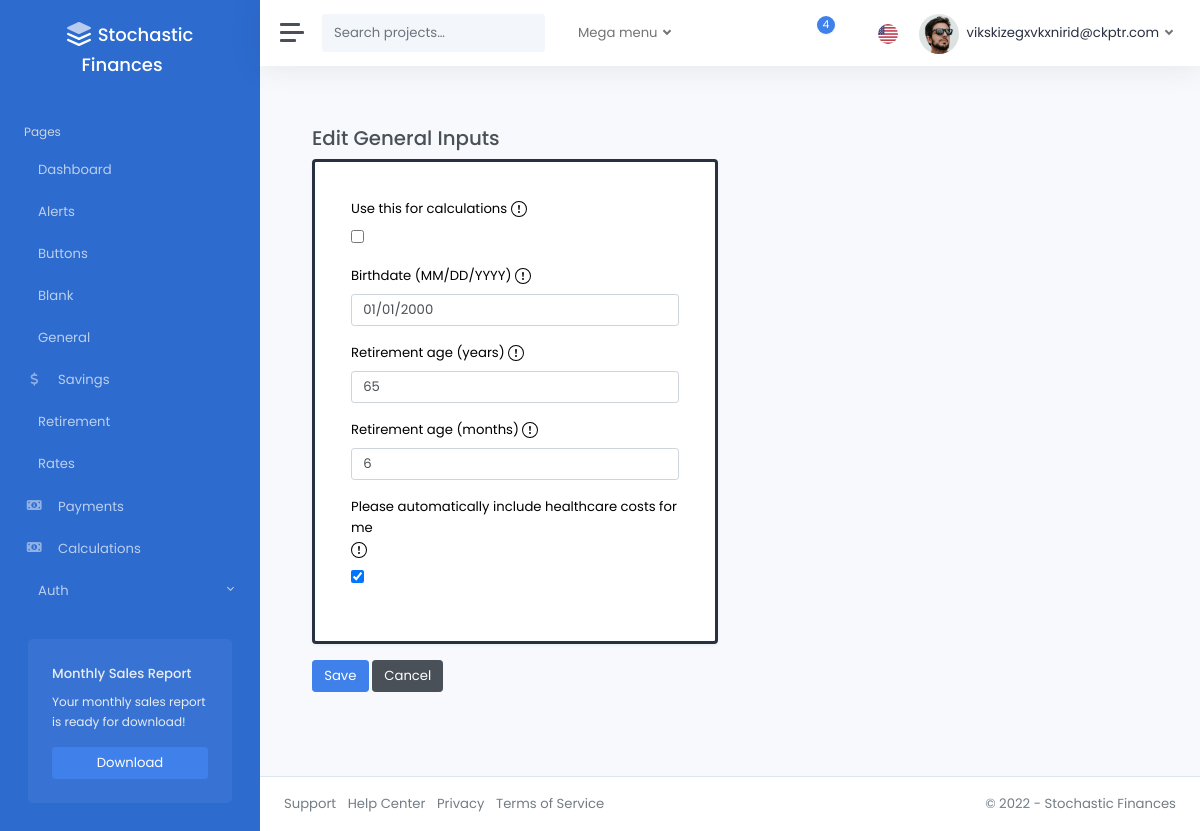
Page /general/5/edit/ (signed in) on the earlier database version.
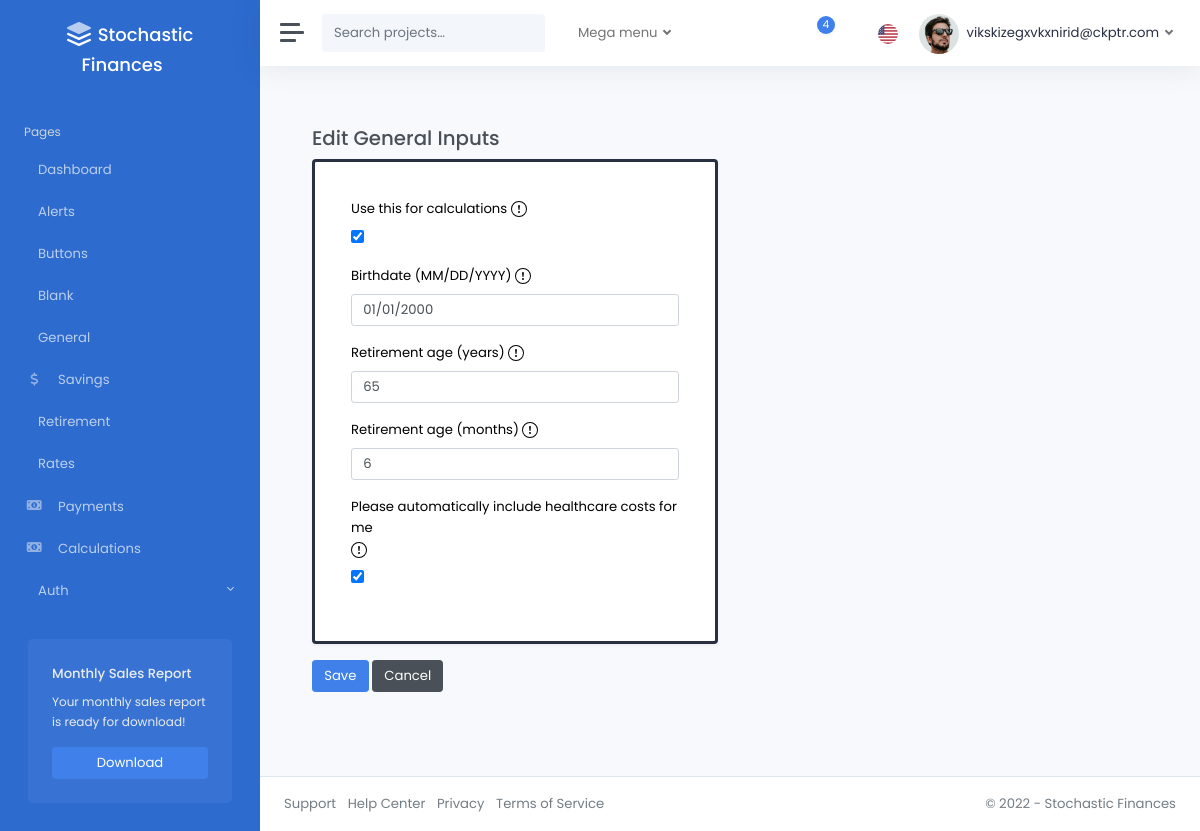
Same page on the later database version.
### pages/models.py (models this page shows)
class GeneralInputsModel(models.Model):
    is_active = models.BooleanField(
        default=False,
    )
    birthdate = models.DateField(
        validators=[validate_range_birthdate],
    )
    retirement_age_yrs = models.IntegerField(
        validators=[validate_range_age_yrs],
    )
    retirement_age_mos = models.IntegerField(
        validators=[validate_range_age_mos],
    )
    add_healthcare = models.BooleanField(
        default=False,
    )
    created_by = models.ForeignKey(
        CustomUser,
        related_name="general_inputs",
        on_delete=models.CASCADE,
        null=True,
        blank=True,
    )
    modified_at = models.DateTimeField(auto_now=True)
    class Meta:
        verbose_name_plural = "General_Inputs"

### pages/views.py (the view)
# urls.py: path("general/<int:pk>/edit/", general_inputs_edit, name="general_inputs_edit"),
@login_required
def general_inputs_edit(request, pk):
    general_inputs = get_object_or_404(
        GeneralInputsModel, pk=pk, created_by=request.user
    )
    if request.method == "POST":
        form = GeneralInputsForm(request.POST, instance=general_inputs)
        if form.is_valid():
            form.save()
            return redirect("general_inputs_dashboard")
    else:
        form = GeneralInputsForm(instance=general_inputs)
    return render(
        request,
        "pages/inputs_create.html",
        {
            "form": form,
            "descriptions": var_descriptions,
            "title": "Edit General Inputs",
        },
    )

### pages/forms.py
class GeneralInputsForm(forms.ModelForm):
    def __init__(self, *args, **kwargs):
        super().__init__(*args, **kwargs)
        self.label_suffix = ""
    class Meta:
        model = GeneralInputsModel
        fields = [
            "is_active",
            "birthdate",
            "retirement_age_yrs",
            "retirement_age_mos",
            "add_healthcare",
        ]
        labels = {
            "is_active": "Use this for calculations",
            "birthdate": "Birthdate (MM/DD/YYYY)",
            "retirement_age_yrs": "Retirement age (years)",
            "retirement_age_mos": "Retirement age (months)",
            "add_healthcare": "Please automatically include healthcare costs for me",
        }
        widgets = {
            "is_active": forms.CheckboxInput(),
            "birthdate": forms.DateInput(
                attrs={"class": INPUT_CLASSES}, format="%m/%d/%Y"
            ),
            "retirement_age_yrs": forms.NumberInput(attrs={"class": INPUT_CLASSES}),
            "retirement_age_mos": forms.NumberInput(attrs={"class": INPUT_CLASSES}),
            "add_healthcare": forms.CheckboxInput(),
        }

### templates/pages/inputs_create.html (shortened to what this page needs)
{% extends 'layouts/_base.html' %}
{% load static %}
{% block content %}
<div class="container">
  <br />
  <h3>{{ title }}</h3>
  <form method="post" action="." id="createInputs" class="needs-validation" novalidate>
    {% load custom_filters %}
    <div class="row">
        <div class="col-md-6">
            <div class="card shadow border-dark px-3 py-3 mb-3 text-black" style="border-width: 3px;">
                <div class="card-body">
                    {% for field in form %}
                            <div class="mb-3">
                                <div class="tooltip-container" data-toggle="tooltip" data-placement="right" title="{{descriptions|dict_lookup:field.name}}">
                                    <label class="form-label">
                                        {{field.label_tag}}
                                    </label>
                                </div>
                                {% if field.errors %}
                                    <input type="text" class="form-control is-invalid" name="{{ field.name }}" value="{{ field.value|default_if_none:'' }}" id="{{field.id}}">
                                    <div class="invalid-feedback">
                                        {{ field.errors|striptags }}
                                    </div>
                                {% else %}
                                    {{ field }}
                                {% endif %}
                            </div>
                    {% endfor %}
                </div>
            </div>
        </div>
    </div>
    <button class="btn btn-primary">Save</button>
    <a href="{% url 'general_inputs_dashboard' %}" class="btn btn-secondary">Cancel</a>
</form>
</div>
{% endblock %}

Differences in the rows shown:
changed GeneralInputsModel: is_active "☐" → "☑"
